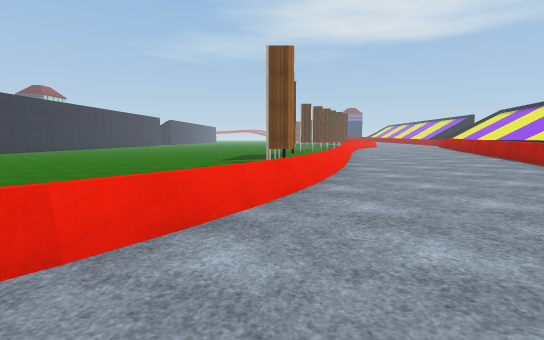
View 1 (above)

13 first-person views from a walk through a Unity game level. The camera is 1.3 m above the floor, tilts 6° down and sees 85° across. The floor is counted in squares, 2 m on a side. Each view is taken from the middle of a square. On the plan, view 1 faces up. The plan holds only what a view shows up to about 9 squares ahead; the rest is blank. The place goes on beyond the plan. The player is left out. Some surface patterns are stand-ins.

View 2
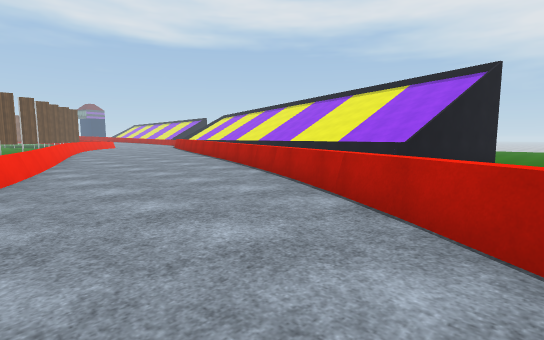

View 3
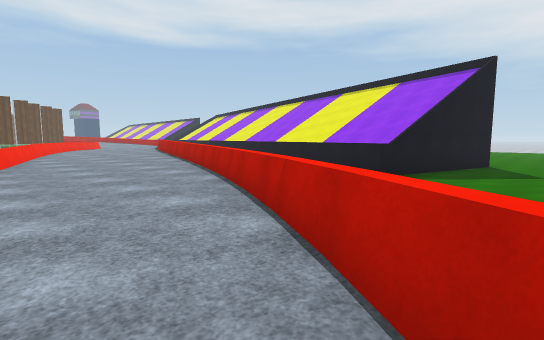

View 4
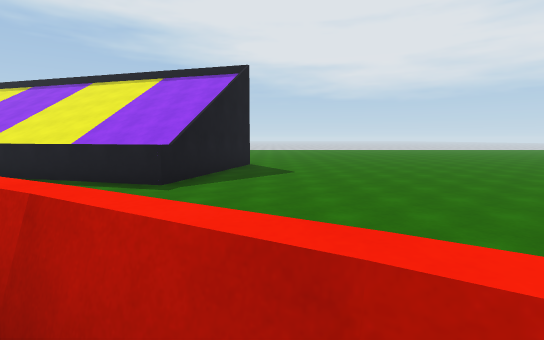

View 5
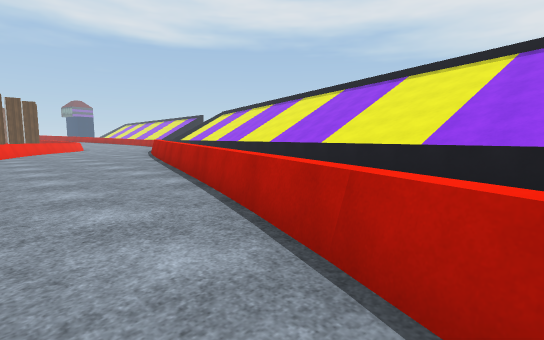

View 6
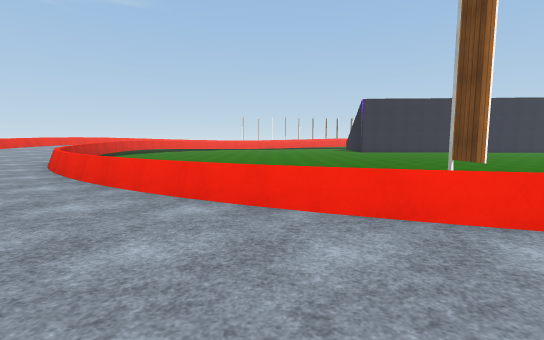

View 7
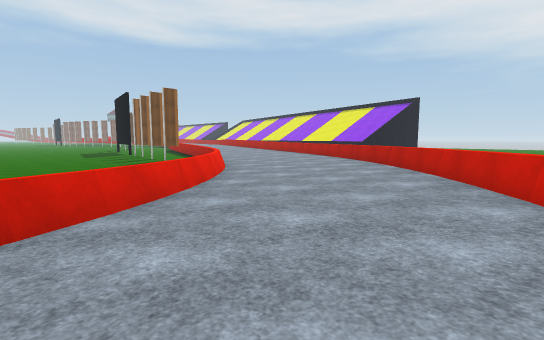

View 8
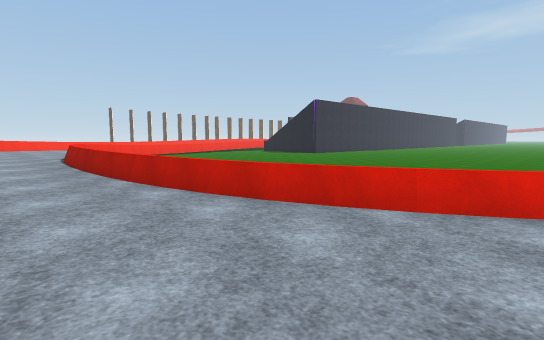

View 9
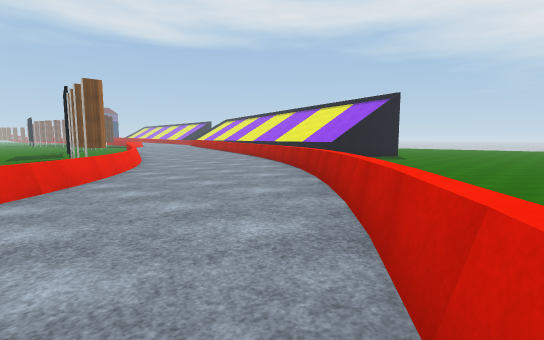

View 10
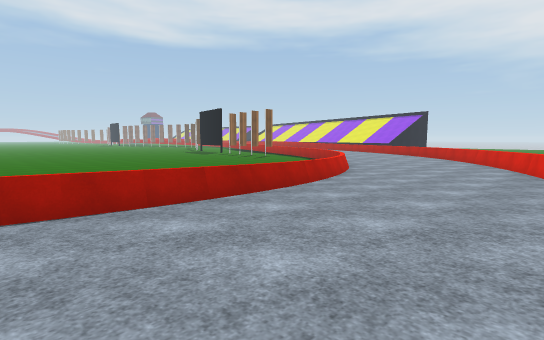

View 11
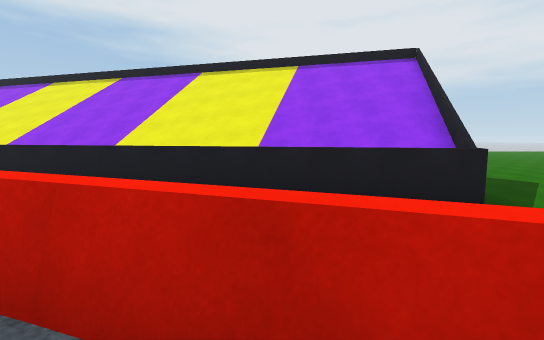

View 12
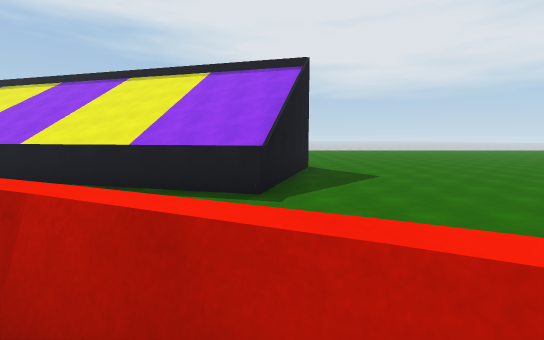

View 13
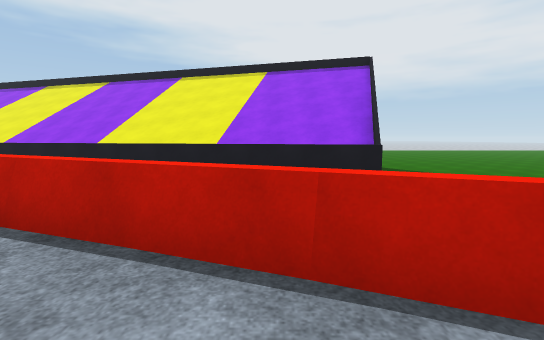

### Floor plan
Key: @ floor where view 1 was taken; # wall or solid block; . main floor; : floor 0.25 m higher than the main floor; + floor 0.5 m higher than the main floor; / step, stairs or slope; = window, fence, low wall or low ledge; ^ raised ledge; v drop or lower ground.
Columns run from 14 left of view 1 to 14 right of it. Each row starts with its distance up from view 1.
 15                    ::
 14                    :::     ^
 13          v        .:::=    ^^
 12          vv      =.:::=  v^^
 11          vv      /.::/   ^^
 10          v      =..::=   ^^
  9       vvvvvv    =..::=  v^^
  8       vvvvvv   v=..::v  =^#
  7         vvv   v=....=   ^^
  6         vvv    =....=  v^^
  5         vvv   v.....v  v^#
  4               ^....=  v=^#
  3              v.....=  vv^##
  2              =....=  vvvvv##
  1             =..../= vvvvvvvvv
  0            =..@..=  vvvvvvvvv
 -1          ==.....=  vvvvvvvvvv
 -2        ==/.....=v   vvvvvvvvv
 -3 ^====^=.......=v   vvvvvvvvv
 -4 :::::.......:=v  vvvvvvvvvvv
 -5 +::::::::::/=v   vvvvv vvvvv
 -6 +++:::::::=v            vvv
 -7 +++++:: =v                v

Where each view was taken, in squares from view 1:
view 1: 0 up, 0 right, facing up
view 2: 0 up, 1 right, facing up-right
view 3: 0 up, 2 right, facing up-right
view 4: 1 up, 3 right, facing right
view 5: 4 up, 4 right, facing up-right
view 6: 5 up, 4 right, facing left
view 7: 5 down, 6 left, facing up-right
view 8: 5 down, 4 left, facing up-left
view 9: 5 down, 3 left, facing up-right
view 10: 7 down, 14 left, facing up-right
view 11: 6 up, 5 right, facing right
view 12: 3 up, 4 right, facing right
view 13: 5 up, 4 right, facing right
